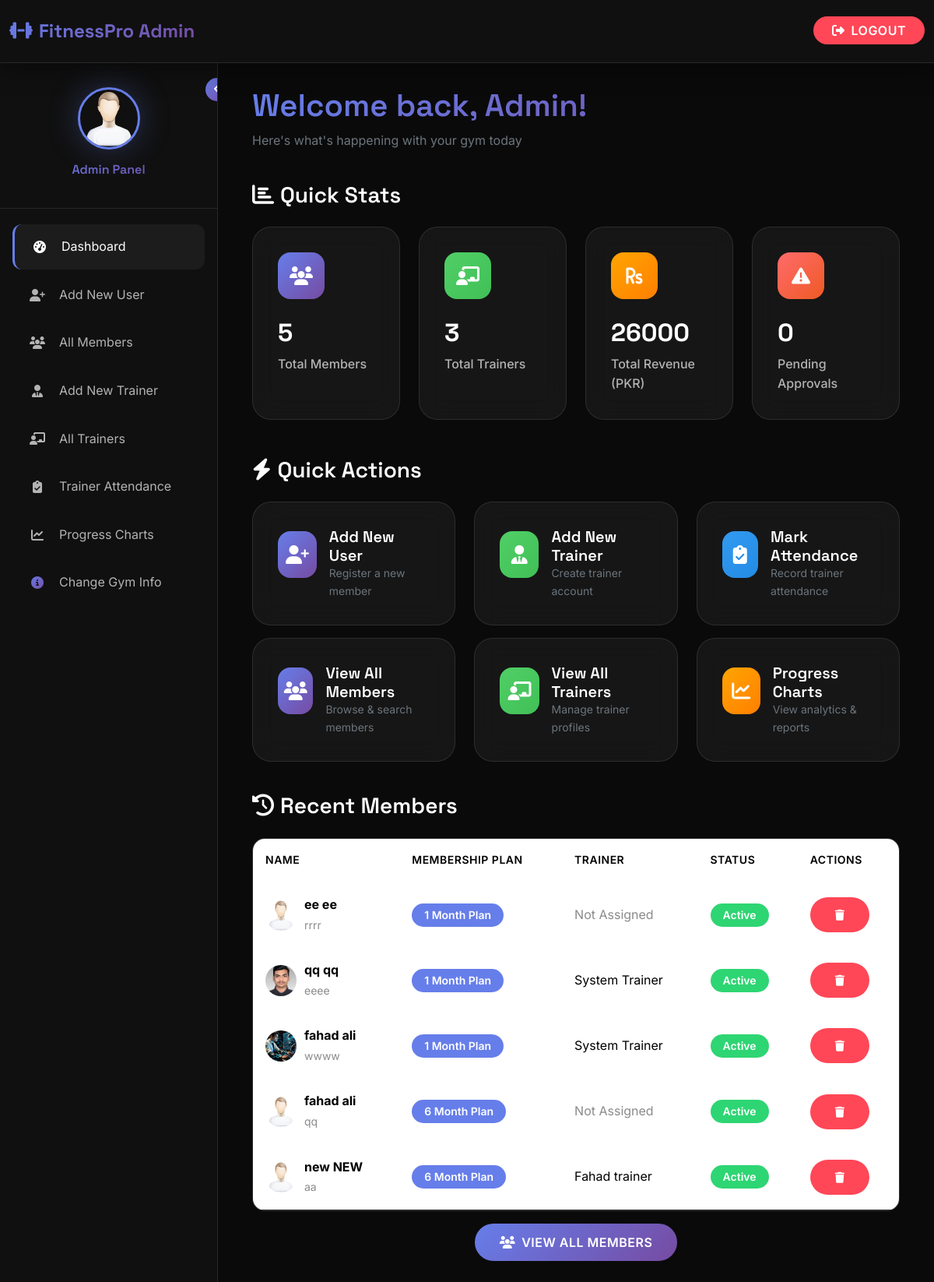
The page /admin_portal (signed in) on the database as committed earlier.
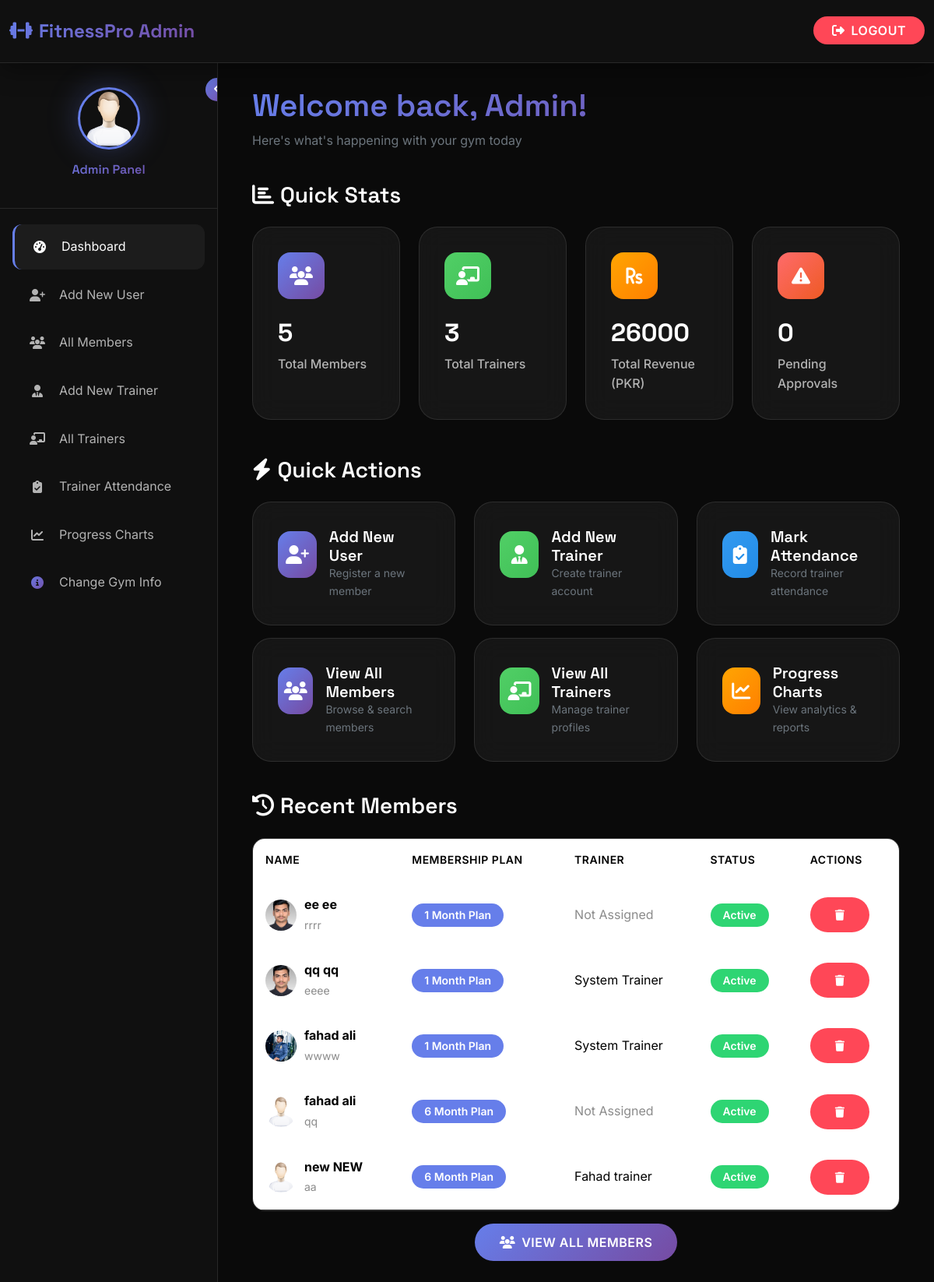
The same page on the database as committed later.
### gym_management/gym_app/models.py (models this page shows, shortened)
class Gym_user(models.Model):
    first_name = models.CharField(max_length=50)
    last_name = models.CharField(max_length=50)
    dob = models.DateField()
    phone_number = models.CharField(max_length=20)
    image = models.ImageField(upload_to="users_profile_images/", default="users_profile_images/default.png", null=True, blank=True)
    weight = models.IntegerField(null=True, blank=True)
    height = models.IntegerField(null=True, blank=True)
    date_of_joining = models.DateTimeField(auto_now_add=True)
    email = models.CharField(max_length=50, null=True, blank=True)
    username = models.CharField(max_length=150, unique=True)
    password = models.CharField(max_length=100)
    address = models.ForeignKey(Address, on_delete=models.CASCADE, null=True, blank=True)
    gender = models.ForeignKey(Gender, on_delete=models.CASCADE)
    gym_split = models.ForeignKey(Gym_split, on_delete=models.CASCADE, null=True, blank=True)
    muscle_strength = models.ForeignKey(Muscle_strength, on_delete=models.CASCADE, null=True, blank=True)
    membership_plan = models.ForeignKey(MembershipPlan, on_delete=models.CASCADE, null=True, blank=True)
    payment_proof = models.ImageField(upload_to="payment_proofs/", null=True, blank=True)
    is_approved = models.BooleanField(default=False)
    is_blocked = models.BooleanField(default=False)
    membership_start_date = models.DateField(null=True, blank=True)
    membership_end_date = models.DateField(null=True, blank=True)
    reminder_sent = models.BooleanField(default=False)
    assigned_trainer = models.ForeignKey(Trainer, on_delete=models.SET_NULL, null=True, blank=True, related_name='assigned_members')
    trainer_requested = models.BooleanField(default=False)
    assigned_workout_plan = models.ForeignKey(WorkoutPlan, on_delete=models.SET_NULL, null=True, blank=True)
    assigned_diet_plan = models.ForeignKey(DietPlan, on_delete=models.SET_NULL, null=True, blank=True)
    @staticmethod
    def get_pending_approvals():
        return Gym_user.objects.filter(is_approved=False)
    @staticmethod
    def get_trainer_requests():
        return Gym_user.objects.filter(trainer_requested=True, assigned_trainer=None)

class MembershipPlan(models.Model):
    duration_months = models.IntegerField()
    price = models.IntegerField()
    name = models.CharField(max_length=100)

class Trainer(models.Model):
    first_name = models.CharField(max_length=50)
    last_name = models.CharField(max_length=50)
    email = models.CharField(max_length=50, null=True, blank=True)
    phone_number = models.CharField(max_length=20)
    username = models.CharField(max_length=150, unique=True)
    password = models.CharField(max_length=100)
    specialization = models.CharField(max_length=200, null=True, blank=True)
    image = models.ImageField(upload_to="trainers/", default="trainers/default.png", null=True, blank=True)
    created_at = models.DateTimeField(auto_now_add=True)

### gym_management/gym_app/views.py (the view)
# urls.py: path('admin_portal', views.admin_portal, name='admin_portal'),
def admin_portal(request):
    if 'admin_logged_in' not in request.session:
        return redirect('/admin_login')
    pending_approvals = Gym_user.get_pending_approvals()
    trainer_requests = Gym_user.get_trainer_requests()
    all_members = Gym_user.objects.filter(is_approved=True).order_by('-date_of_joining')
    all_trainers = Trainer.objects.all()
    total_revenue = sum([member.membership_plan.price for member in all_members if member.membership_plan])
    pending_count = pending_approvals.count()
    trainer_request_count = trainer_requests.count()
    data = {
        'admin': ADMIN_CREDENTIALS,
        'pending_approvals': pending_approvals,
        'trainer_requests': trainer_requests,
        'all_members': all_members,
        'all_trainers': all_trainers,
        'total_revenue': total_revenue,
        'pending_count': pending_count,
        'trainer_request_count': trainer_request_count,
        'total_members': all_members.count(),
        'total_trainers': all_trainers.count(),
        'today': dt.date.today()
    }
    return render(request, 'admin/dashboard.html', data)

### gym_management/gym_app/context_processors.py (called while the page is built)
def logged_in_user(request):
    user = None
    trainer = None
    if request.session.get('user_id'):
        try:
            user = Gym_user.objects.get(id=request.session['user_id'])
        except Gym_user.DoesNotExist:
            user = None
    elif request.session.get('trainer_id'):
        try:
            trainer = Trainer.objects.get(id=request.session['trainer_id'])
        except Trainer.DoesNotExist:
            trainer = None
    return {'logged_in_user': user, 'logged_in_trainer': trainer}

def gym_info_context(request):
    gym_info = GymInfo.objects.first()
    return {
        'gym_info': gym_info
    }

### gym_management/gym_app/templates/admin/dashboard.html (shortened to what the changed rows need)
{% extends 'base_admin.html' %}
{% load static %}
{% block content %}
<div class="container-fluid">
    <div class="row mb-4" data-aos="fade-down">
        <div class="col-12">
            <h1 class="gradient-text mb-2">Welcome back, {{ admin.first_name }}!</h1>
        </div>
    </div>
    <div class="row mb-4">
        <div class="col-md-3 mb-4" data-aos="fade-up">
            <a href="{% url 'all_members' %}" class="dashboard-card">
                <h2 class="card-title">{{ total_members }}</h2>
            </a>
        </div>
        <div class="col-md-3 mb-4" data-aos="fade-up" data-aos-delay="100">
            <a href="{% url 'all_trainers' %}" class="dashboard-card">
                <h2 class="card-title">{{ total_trainers }}</h2>
            </a>
        </div>
        <div class="col-md-3 mb-4" data-aos="fade-up" data-aos-delay="200">
            <div class="dashboard-card">
                <h2 class="card-title">{{ total_revenue }}</h2>
            </div>
        </div>
        <div class="col-md-3 mb-4" data-aos="fade-up" data-aos-delay="300">
            <div class="dashboard-card">
                <h2 class="card-title">{{ pending_count }}</h2>
            </div>
        </div>
    </div>
    {% if all_members %}
    <div class="row mb-4">
        <div class="col-12" data-aos="fade-up">
            <div class="table-responsive">
                <table class="table">
                    <thead>
                        <tr>
                            <th>Name</th>
                            <th>Membership Plan</th>
                            <th>Trainer</th>
                            <th>Status</th>
                            <th>Actions</th>
                        </tr>
                    </thead>
                    <tbody>
                        {% for member in all_members|slice:":10" %}
                        <tr>
                            <td>
                                <div class="d-flex align-items-center">
                                    {% if member.image %}
                                        <img src="{{ member.image.url }}" alt="{{ member.first_name }}"
                                             style="width: 40px; height: 40px; border-radius: 50%; object-fit: cover; margin-right: 10px;">
                                    {% else %}
                                        <div style="width: 40px; height: 40px; border-radius: 50%; background: var(--primary-gradient);
                                                    display: flex; align-items: center; justify-content: center; margin-right: 10px; font-weight: 600;">
                                            {{ member.first_name.0 }}{{ member.last_name.0 }}
                                        </div>
                                    {% endif %}
                                    <div>
                                        <strong>{{ member.first_name }} {{ member.last_name }}</strong>
                                        <br>
                                        <small   style = "color : var(--text-muted)"  >{{ member.username }}</small>
                                    </div>
                                </div>
                            </td>
                            <td>
                                {% if member.membership_plan %}
                                    <span class="badge badge-info">{{ member.membership_plan.name }}</span>
                                {% else %}
                                    <span class="badge badge-warning">No Plan</span>
                                {% endif %}
                            </td>
                            <td>
                                {% if member.assigned_trainer %}
                                    {{ member.assigned_trainer.first_name }} {{ member.assigned_trainer.last_name }}
                                {% else %}
                                    <span   style = "color : var(--text-muted)"  >Not Assigned</span>
                                {% endif %}
                            </td>
                            <td>
                                {% if member.membership_end_date %}
                                    {% if member.membership_end_date >= today %}
                                        <span class="badge badge-success">Active</span>
                                    {% else %}
                                        <span class="badge badge-danger">Expired</span>
                                    {% endif %}
                                {% else %}
                                    <span class="badge badge-warning">Pending</span>
                                {% endif %}
                            </td>
                            <td>
                                <a href="{% url 'delete_member' member.id %}"
                                   class="btn btn-sm btn-danger"
                                   onclick="return confirm('Are you sure you want to delete {{ member.first_name }} {{ member.last_name }}?')">
                                    <i class="fas fa-trash"></i>
                                </a>
                            </td>
                        </tr>
                        {% endfor %}
                    </tbody>
                </table>
            </div>
        </div>
    </div>
    {% endif %}
</div>
{% endblock %}

Rows that differ between the two databases and show on the page:
changed Gym_user "ee": image: picture added in place of a placeholder
changed Gym_user "wwww": image: a different picture
